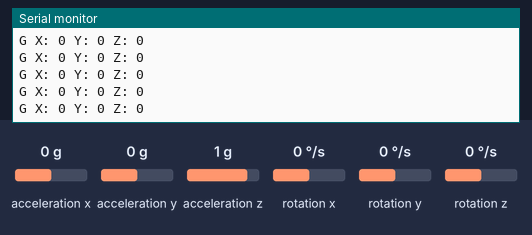
Simulated run of this sketch. Board: Arduino Uno, built with avr-gcc and run on an emulated ATmega328P. Shown: the last lines printed to the serial monitor. The inputs (shaded band) are chosen by the test bench; at power-on: rotation x 0 °/s, rotation y 0 °/s, rotation z 0 °/s, acceleration x 0 g, acceleration y 0 g, acceleration z 1 g.

Above: at 1.2 s.
1.3 s: rotation x set to -192 °/s
At 1.33 s:
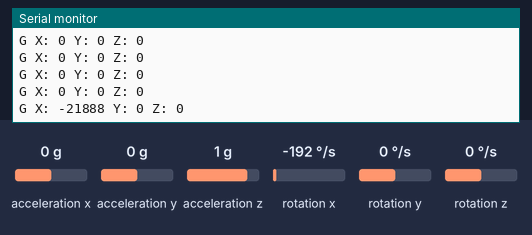
2.8 s: rotation y set to -192 °/s
At 2.86 s:
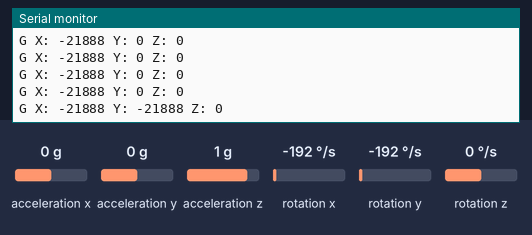
4.3 s: rotation z set to -192 °/s
At 4.39 s:
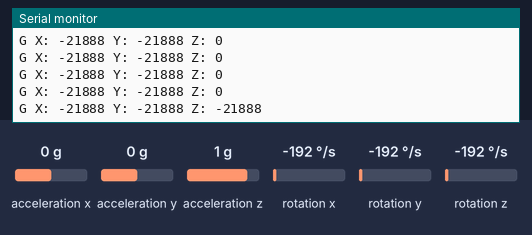
5.8 s: rotation x set to 100 °/s
At 5.82 s:
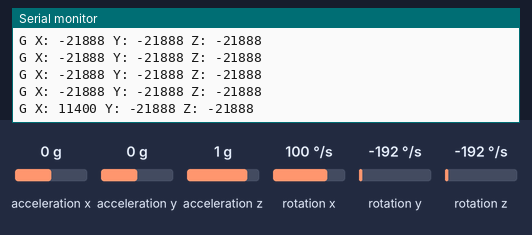
Timing chart, 0 to 8.8 s (numbered marks = the images above; inputs shaded):
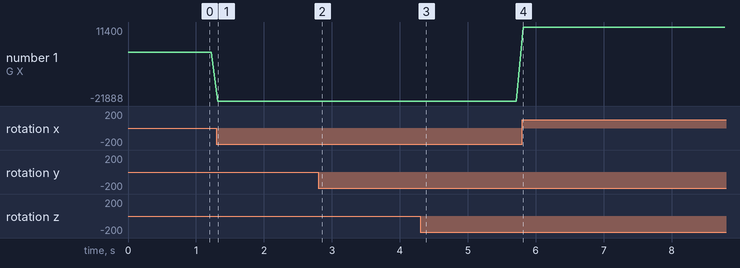

Measured:
- after the input at 1.3 s, the serial monitor: prints a new line at once (image 1)
- after the input at 2.8 s, the serial monitor: prints a new line after 0.05 s (image 2)
- after the input at 4.3 s, the serial monitor: prints a new line after 0.08 s (image 3)
- after the input at 5.8 s, the serial monitor: prints a new line at once (image 4)
- plotted number 1: 0 → -21888 after the input at 1.3 s, -21888 → 11400 after the input at 5.8 s

The sketch:

test_ino.ino
```cpp
#include <Wire.h>
#include <L3G.h>

L3G gyro;

void setup() {
  Serial.begin(9600);

  Wire.begin();

  if (!gyro.init())
  {
    Serial.println("Failed to autodetect gyro type!");
    while (1);
  }
Serial.println("asdf");
  gyro.enableDefault();
}

void loop() {
  gyro.read();

  Serial.print("G ");
  Serial.print("X: ");
  Serial.print((int)gyro.g.x);
  Serial.print(" Y: ");
  Serial.print((int)gyro.g.y);
  Serial.print(" Z: ");
  Serial.println((int)gyro.g.z);

  delay(100);
}
```
